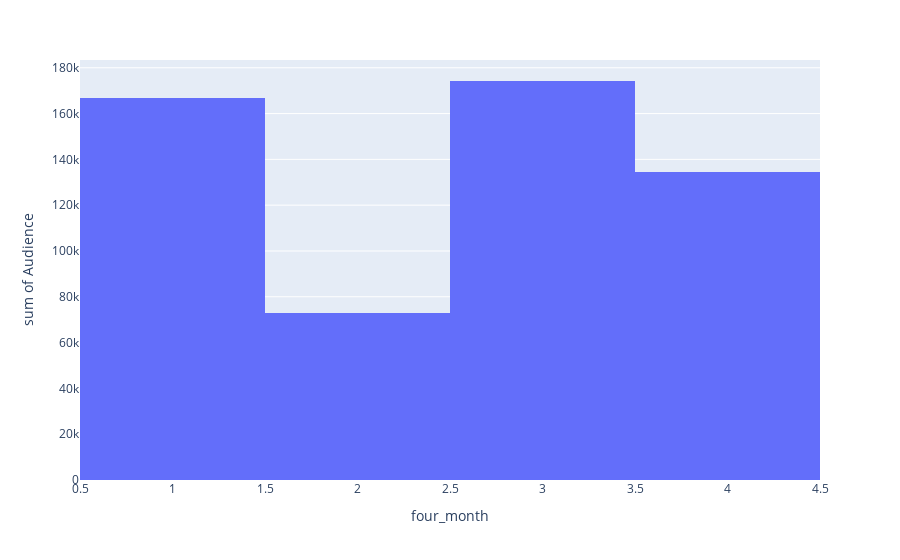

Here is the notebook cell this chart was saved with:
### Markdown cell above
## 3. 각 계절별 총 영화 개봉 수
### - 월을 사계절로 묶은 후 월별 영화 개봉 수에 변화가 있는지 확인
### - 전체 년도 합해서 각 계절을 살폈을 때 가을이 가장 많았음.
### - 년도별로 각 계절을 확인했을 땐 2018년 겨울이 가장 많음.
### - 겨울에는 로맨스 영화가 많을 것으로 예상했으나, 드라마와 범죄 영화가 가장 많았음.
## - 전체적으로 추운 계절인 가을과 겨울에 영화가 가장 많이 개봉하는 것으로 보인다.

```
four_month
4 : 9~11월
3 : 6~8월
2 : 3~5월
1 : 12~2월
```

### Code cell
# 봄에 영화를 보러 가는 사람이 가장 작다! 영화가 적은 것일까? 볼만한 영화가 별로 없는것일까?
# 계절별 총관객수
import plotly.express as px
fig = px.histogram(movie, x="four_month", y="Audience").update_xaxes(categoryorder="total ascending")
fig.show()

### Figure 1 — Plotly figure (JSON) as saved in the notebook; plotly's stock layout.template omitted (floating-point values rounded to 4 significant figures; data arrays with more than 128 entries replaced by an {"elided": "..."} marker saying what was removed)
{"data": [{"alignmentgroup": "True", "bingroup": "x", "histfunc": "sum", "hovertemplate": "four_month=%{x}<br>sum of Audience=%{y}<extra></extra>", "legendgroup": "", "marker": {"color": "#636efa"}, "name": "", "offsetgroup": "", "orientation": "v", "showlegend": false, "type": "histogram", "x": {"elided": "357 int values"}, "xaxis": "x", "y": {"elided": "357 float values"}, "yaxis": "y"}], "layout": {"barmode": "relative", "legend": {"tracegroupgap": 0}, "margin": {"t": 60}, "xaxis": {"anchor": "y", "categoryorder": "total ascending", "domain": [0, 1], "title": {"text": "four_month"}}, "yaxis": {"anchor": "x", "domain": [0, 1], "title": {"text": "sum of Audience"}}}}
